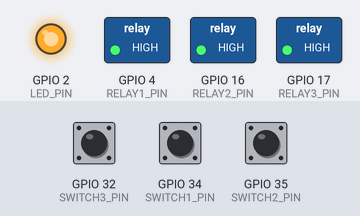
A program run on a simulated ESP32. On the bench: switched loads named in the program (green lamp = pin HIGH), output pins drawn as LEDs (lit = HIGH). Dashed ring = blinking. Inputs (shaded band) come from the test bench; at power-on: GPIO 34 (SWITCH1_PIN) HIGH, GPIO 32 (SWITCH3_PIN) HIGH, GPIO 35 (SWITCH2_PIN) HIGH. What the program prints to the serial monitor is not drawn.

Above: at 2.2 s.
2.3 s: GPIO 34 (SWITCH1_PIN) pulled LOW for 0.15 s
At 3.5 s:
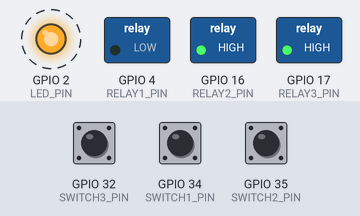
5.4 s: GPIO 32 (SWITCH3_PIN) pulled LOW for 0.15 s
At 6.3 s:
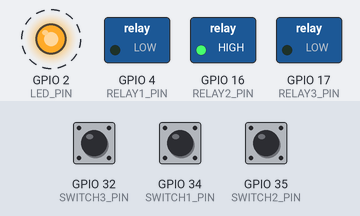
8.5 s: GPIO 35 (SWITCH2_PIN) pulled LOW for 0.15 s
At 10.4 s:
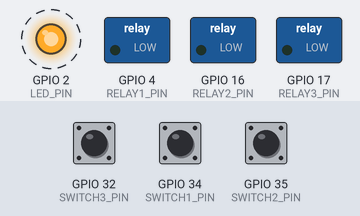
11.6 s: GPIO 34 (SWITCH1_PIN) pulled LOW for 1 s
At 12.2 s:
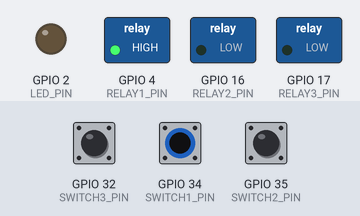
14.8 s: GPIO 32 (SWITCH3_PIN) pulled LOW for 1 s
At 15.6 s:
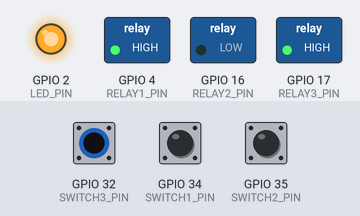
18.0 s: GPIO 34 (SWITCH1_PIN) pulled LOW for 0.15 s
At 18.3 s:
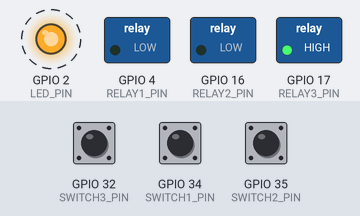
Timing chart, 0 to 22.0 s (numbered marks = the images above; inputs shaded):
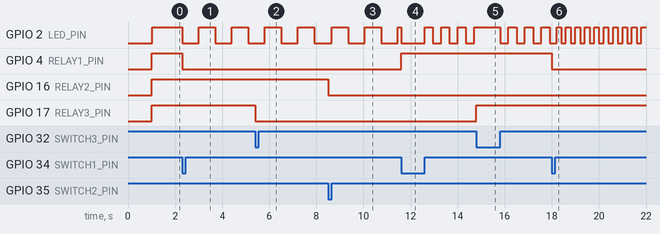

Measured:
- after the input at 2.3 s, GPIO 2 (LED_PIN): alternates HIGH for 0.70 s and LOW for 0.70 s, starting at once; GPIO 4 (RELAY1_PIN): HIGH → LOW at once
- after the input at 5.4 s, GPIO 17 (RELAY3_PIN): HIGH → LOW at once
- after the input at 8.5 s, GPIO 16 (RELAY2_PIN): HIGH → LOW at once
- after the input at 11.6 s, GPIO 4 (RELAY1_PIN): LOW → HIGH at once
- after the input at 14.8 s, GPIO 17 (RELAY3_PIN): LOW → HIGH at once
- after the input at 18.0 s, GPIO 2 (LED_PIN): alternates HIGH for 0.20 s and LOW for 0.20 s, starting after 0.20 s; GPIO 4 (RELAY1_PIN): HIGH → LOW at once

The program:

main.cpp
```cpp
#include <Arduino.h>

// ==================== GPIO Configuration ====================
#define LED_PIN 2           // Status LED on GPIO2
#define RELAY1_PIN 4        // Relay 1
#define RELAY2_PIN 16       // Relay 2
#define RELAY3_PIN 17       // Relay 3
#define SWITCH1_PIN 34      // Switch 1
#define SWITCH2_PIN 35      // Switch 2
#define SWITCH3_PIN 32      // Switch 3

// ==================== LED Status Modes ====================
enum LEDStatus {
  LED_OFF = 0,            // ปิด (อุปกรณ์ไม่ทำงาน)
  LED_ON = 1,             // เปิด (อุปกรณ์ทำงานปกติ)
  LED_SLOW_BLINK = 2,     // กระพริบช้า (กำลังรอสัญญาณ)
  LED_FAST_BLINK = 3,     // กระพริบเร็ว (เตือน)
  LED_VERY_FAST_BLINK = 4 // กระพริบเร็วมาก (Error)
};

// ==================== Global Variables ====================
LEDStatus currentStatus = LED_ON;
unsigned long lastBlinkTime = 0;
bool ledState = false;
int blinkInterval = 1000;  // Default interval in milliseconds

// ==================== Function Prototypes ====================
void initializePins();
void updateLED();
void setLEDStatus(LEDStatus status);
void handleSwitches();
void printStatus();

// ==================== Setup Function ====================
void setup() {
  // Initialize Serial for debugging
  Serial.begin(115200);
  delay(1000);  // Wait for Serial to initialize

  Serial.println("\n\n");
  Serial.println("===========================================");
  Serial.println("      mySmartDevice - Initializing");
  Serial.println("===========================================");

  // Initialize GPIO pins
  initializePins();

  // Set initial LED status
  setLEDStatus(LED_ON);

  Serial.println("✓ Initialization complete!");
  Serial.println("===========================================\n");
}

// ==================== Loop Function ====================
void loop() {
  // Update LED status without blocking
  updateLED();

  // Handle switch inputs
  handleSwitches();

  // Print status periodically
  static unsigned long lastPrintTime = 0;
  if (millis() - lastPrintTime >= 5000) {  // Print every 5 seconds
    printStatus();
    lastPrintTime = millis();
  }

  // Non-blocking loop (no delay!)
}

// ==================== Initialize Pins ====================
void initializePins() {
  Serial.println("Initializing GPIO pins...");

  // LED Output
  pinMode(LED_PIN, OUTPUT);
  digitalWrite(LED_PIN, LOW);
  Serial.println("  ✓ LED (GPIO2) as Output");

  // Relay Outputs (Active Low)
  pinMode(RELAY1_PIN, OUTPUT);
  pinMode(RELAY2_PIN, OUTPUT);
  pinMode(RELAY3_PIN, OUTPUT);
  digitalWrite(RELAY1_PIN, HIGH);
  digitalWrite(RELAY2_PIN, HIGH);
  digitalWrite(RELAY3_PIN, HIGH);
  Serial.println("  ✓ Relay 1-3 (GPIO4, 16, 17) as Output");

  // Switch Inputs (Active Low with Pull-up)
  pinMode(SWITCH1_PIN, INPUT_PULLUP);
  pinMode(SWITCH2_PIN, INPUT_PULLUP);
  pinMode(SWITCH3_PIN, INPUT_PULLUP);
  Serial.println("  ✓ Switch 1-3 (GPIO34, 35, 32) as Input");
}

// ==================== Update LED - Non-Blocking ====================
void updateLED() {
  unsigned long currentTime = millis();

  switch (currentStatus) {
    case LED_OFF:
      // LED completely off
      digitalWrite(LED_PIN, LOW);
      break;

    case LED_ON:
      // LED always on
      digitalWrite(LED_PIN, HIGH);
      break;

    case LED_SLOW_BLINK:
      // Slow blink: 1000ms interval
      if (currentTime - lastBlinkTime >= 700) {
        ledState = !ledState;
        digitalWrite(LED_PIN, ledState ? HIGH : LOW);
        lastBlinkTime = currentTime;
      }
      break;

    case LED_FAST_BLINK:
      // Fast blink: 300ms interval
      if (currentTime - lastBlinkTime >= 350) {
        ledState = !ledState;
        digitalWrite(LED_PIN, ledState ? HIGH : LOW);
        lastBlinkTime = currentTime;
      }
      break;

    case LED_VERY_FAST_BLINK:
      // Very fast blink: 100ms interval (Error mode)
      if (currentTime - lastBlinkTime >= 200) {
        ledState = !ledState;
        digitalWrite(LED_PIN, ledState ? HIGH : LOW);
        lastBlinkTime = currentTime;
      }
      break;
  }
}

// ==================== Set LED Status ====================
void setLEDStatus(LEDStatus status) {
  currentStatus = status;
  lastBlinkTime = millis();
  ledState = false;
  digitalWrite(LED_PIN, LOW);

  Serial.print("Status changed to: ");
  switch (status) {
    case LED_OFF:
      Serial.println("OFF (Device inactive)");
      break;
    case LED_ON:
      Serial.println("ON (Device active)");
      break;
    case LED_SLOW_BLINK:
      Serial.println("SLOW BLINK (Waiting for signal)");
      break;
    case LED_FAST_BLINK:
      Serial.println("FAST BLINK (Warning)");
      break;
    case LED_VERY_FAST_BLINK:
      Serial.println("VERY FAST BLINK (Error/Critical)");
      break;
  }
}

// ==================== Handle Switch Inputs ====================
void handleSwitches() {
  static unsigned long lastDebounceTime = 0;
  static unsigned long debounceDelay = 50;  // 50ms debounce

  // Check switches with debouncing
  if (millis() - lastDebounceTime > debounceDelay) {
    // Switch 1 - Toggle Relay 1 and change LED status
    if (digitalRead(SWITCH1_PIN) == LOW) {
      Serial.println(">> SW1 Pressed - Toggling Relay 1 & LED Status");
      digitalWrite(RELAY1_PIN, digitalRead(RELAY1_PIN) == LOW ? HIGH : LOW);

      // Cycle through LED statuses
      LEDStatus nextStatus = (LEDStatus)((currentStatus + 1) % 5);
      setLEDStatus(nextStatus);

      lastDebounceTime = millis();
      while (digitalRead(SWITCH1_PIN) == LOW) {
        delay(10);  // Wait for button release
      }
    }

    // Switch 2 - Toggle Relay 2
    if (digitalRead(SWITCH2_PIN) == LOW) {
      Serial.println(">> SW2 Pressed - Toggling Relay 2");
      digitalWrite(RELAY2_PIN, digitalRead(RELAY2_PIN) == LOW ? HIGH : LOW);
      lastDebounceTime = millis();
      while (digitalRead(SWITCH2_PIN) == LOW) {
        delay(10);  // Wait for button release
      }
    }

    // Switch 3 - Toggle Relay 3
    if (digitalRead(SWITCH3_PIN) == LOW) {
      Serial.println(">> SW3 Pressed - Toggling Relay 3");
      digitalWrite(RELAY3_PIN, digitalRead(RELAY3_PIN) == LOW ? HIGH : LOW);
      lastDebounceTime = millis();
      while (digitalRead(SWITCH3_PIN) == LOW) {
        delay(10);  // Wait for button release
      }
    }
  }
}

// ==================== Print Status Information ====================
void printStatus() {
  unsigned long uptime = millis() / 1000;

  Serial.println("\n--- Device Status Report ---");
  Serial.print("Uptime: ");
  Serial.print(uptime);
  Serial.println(" seconds");

  Serial.print("LED Status: ");
  switch (currentStatus) {
    case LED_OFF:
      Serial.println("OFF");
      break;
    case LED_ON:
      Serial.println("ON (steady)");
      break;
    case LED_SLOW_BLINK:
      Serial.println("SLOW BLINK");
      break;
    case LED_FAST_BLINK:
      Serial.println("FAST BLINK");
      break;
    case LED_VERY_FAST_BLINK:
      Serial.println("VERY FAST BLINK");
      break;
  }

  Serial.print("Relay 1: ");
  Serial.println(digitalRead(RELAY1_PIN) == LOW ? "ON (Active)" : "OFF");
  Serial.print("Relay 2: ");
  Serial.println(digitalRead(RELAY2_PIN) == LOW ? "ON (Active)" : "OFF");
  Serial.print("Relay 3: ");
  Serial.println(digitalRead(RELAY3_PIN) == LOW ? "ON (Active)" : "OFF");

  Serial.println("-----------------------------\n");
}
```
